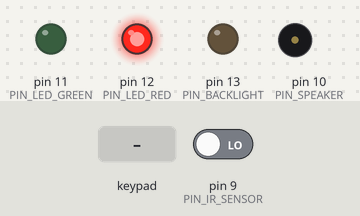
Bench run of a sketch on a simulated Arduino Uno, built with avr-gcc and run on an emulated ATmega328P. On the bench: output pins drawn as LEDs (lit = HIGH), buzzer (waves = sounding). Inputs (shaded band) come from the test bench; at power-on: pin 9 (PIN_IR_SENSOR) LOW. EEPROM starts erased; what the sketch prints to the serial monitor is not drawn.

Above: at 1.2 s.
1.3 s: keypad keys 0 0 0 0 pressed 0.4 s apart
At 4.0 s:
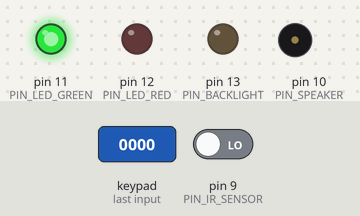
4.4 s: keypad keys 2 3 4 5 pressed 0.4 s apart
At 5.74 s:
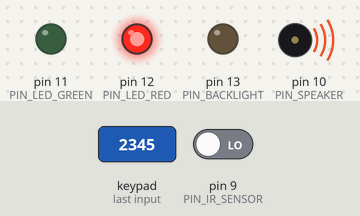
7.5 s: pin 9 (PIN_IR_SENSOR) driven HIGH
At 8.7 s:
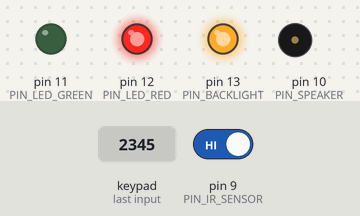
9.0 s: key '*' pressed
At 9.9 s:
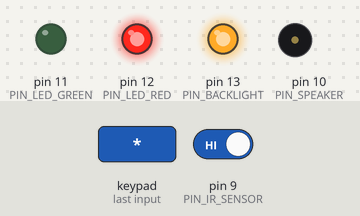
10.5 s: key '#' pressed
12.0 s: keypad keys 0 0 0 0 # pressed 0.4 s apart
At 14.7 s:
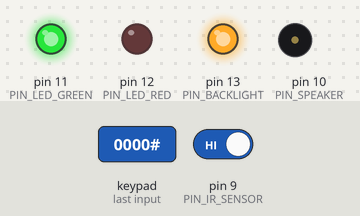
Timing chart, 0 to 16.5 s (numbered marks = the images above; inputs shaded):
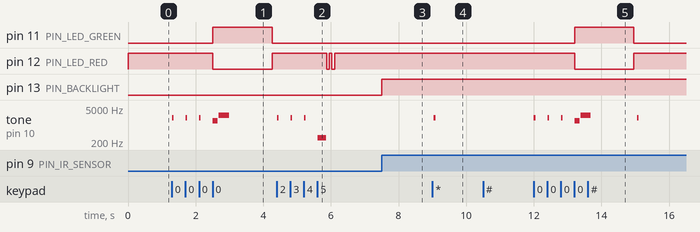

Measured:
- after the input at 1.3 s, pin 11 (PIN_LED_GREEN): LOW → HIGH after 1.2 s, → LOW 1.8 s later; pin 12 (PIN_LED_RED): HIGH → LOW after 1.2 s, → HIGH 1.8 s later; tone on pin 10 (PIN_SPEAKER): plays 2000 Hz for 0.05 s, 2000 Hz for 0.05 s, 2000 Hz for 0.05 s, 1500 Hz for 0.15 s, 2500 Hz for 0.30 s, starting at once
- after the input at 4.4 s, pin 12 (PIN_LED_RED): alternates HIGH for 0.08 s and LOW for 0.08 s, 4 changes in all, then stays HIGH, starting after 1.5 s; tone on pin 10 (PIN_SPEAKER): plays 2000 Hz for 0.05 s, 2000 Hz for 0.05 s, 2000 Hz for 0.05 s, 300 Hz for 0.25 s, starting at once
- after the input at 7.5 s, pin 13 (PIN_BACKLIGHT): LOW → HIGH at once
- after the input at 9.0 s, tone on pin 10 (PIN_SPEAKER): silent → 2000 Hz after 0.05 s, → silent 0.05 s later
- after the input at 10.5 s, every drawn part: stays the same
- after the input at 12.0 s, pin 11 (PIN_LED_GREEN): LOW → HIGH after 1.2 s, → LOW 1.8 s later; pin 12 (PIN_LED_RED): HIGH → LOW after 1.2 s, → HIGH 1.8 s later; tone on pin 10 (PIN_SPEAKER): plays 2000 Hz for 0.05 s, 2000 Hz for 0.05 s, 2000 Hz for 0.05 s, 1500 Hz for 0.15 s, 2500 Hz for 0.30 s, 2000 Hz for 0.05 s, starting at once

The sketch:

sketch_jul5a.ino
```cpp
#include <Keypad.h>
#include <EEPROM.h>

const byte ROWS = 4;
const byte COLS = 3;
char keys[ROWS][COLS] = {
  {'1','2','3'},
  {'4','5','6'},
  {'7','8','9'},
  {'*','0','#'}
};

byte rowPins[ROWS] = {2, 3, 4, 5};
byte colPins[COLS] = {6, 7, 8};

Keypad keypad = Keypad(makeKeymap(keys), rowPins, colPins, ROWS, COLS);

const byte PIN_IR_SENSOR = 9;
const byte PIN_SPEAKER   = 10;
const byte PIN_LED_GREEN = 11;
const byte PIN_LED_RED   = 12;
const byte PIN_BACKLIGHT = 13;

const byte CODE_LENGTH  = 4;
const byte MAX_ATTEMPTS = 3;
const int  EEPROM_ADDR  = 0;
const unsigned long LOCKOUT_MS = 10000;

char storedCode[CODE_LENGTH + 1];
char inputBuffer[CODE_LENGTH + 1];
byte inputPos = 0;
byte wrongAttempts = 0;
byte hashCount = 0;
const byte RESET_HASH_COUNT = 5;

void setup() {
  pinMode(PIN_IR_SENSOR, INPUT);
  pinMode(PIN_SPEAKER,   OUTPUT);
  pinMode(PIN_LED_GREEN, OUTPUT);
  pinMode(PIN_LED_RED,   OUTPUT);
  pinMode(PIN_BACKLIGHT, OUTPUT);
  Serial.begin(9600);
  keypad.setDebounceTime(50);
  loadCode();
  lockedState();
  Serial.println(F("Kodovyi zamok gotov. Vvedite kod:"));
}

void loop() {
  handleBacklight();
  char key = keypad.getKey();
  if (key) {
    beep(50);
    processKey(key);
  }
}

void loadCode() {
  bool valid = true;
  for (byte i = 0; i < CODE_LENGTH; i++) {
    char c = EEPROM.read(EEPROM_ADDR + i);
    if (c < '0' || c > '9') { valid = false; break; }
    storedCode[i] = c;
  }
  storedCode[CODE_LENGTH] = '\0';
  if (!valid) {
    strcpy(storedCode, "0000");
    saveCode(storedCode);
  }
}

void saveCode(const char *code) {
  for (byte i = 0; i < CODE_LENGTH; i++) {
    EEPROM.update(EEPROM_ADDR + i, code[i]);
  }
}

void processKey(char key) {
  if (key == '*') {
    hashCount = 0;
    changeCodeMenu();
    return;
  }
  if (key == '#') {
    resetInput();
    hashCount++;
    if (hashCount >= RESET_HASH_COUNT) {
      factoryReset();
      hashCount = 0;
      return;
    }
    Serial.print(F("Vvod sbroshen. '#' podryad: "));
    Serial.println(hashCount);
    return;
  }
  if (key >= '0' && key <= '9') {
    hashCount = 0;
    if (inputPos < CODE_LENGTH) {
      inputBuffer[inputPos++] = key;
      inputBuffer[inputPos] = '\0';
      Serial.print('*');
    }
    if (inputPos == CODE_LENGTH) {
      checkCode();
    }
  }
}

void factoryReset() {
  strcpy(storedCode, "0000");
  saveCode(storedCode);
  resetInput();
  Serial.println(F("\n!!! SBROS KODA: teper kod = 0000 !!!"));
  for (byte i = 0; i < 3; i++) {
    digitalWrite(PIN_LED_GREEN, HIGH);
    tone(PIN_SPEAKER, 2000, 120);
    delay(160);
    digitalWrite(PIN_LED_GREEN, LOW);
    delay(160);
  }
  lockedState();
}

void checkCode() {
  if (strcmp(inputBuffer, storedCode) == 0) accessGranted();
  else                                      accessDenied();
  resetInput();
}

void accessGranted() {
  Serial.println(F("\nDostup razreshen!"));
  wrongAttempts = 0;
  digitalWrite(PIN_LED_RED, LOW);
  digitalWrite(PIN_LED_GREEN, HIGH);
  successTone();
  Serial.println(F("Zamok OTKRYT..."));
  delay(1250);
  lockedState();
  Serial.println(F("Zamok snova zapert. Vvedite kod:"));
}

void accessDenied() {
  wrongAttempts++;
  Serial.print(F("\nNevernyi kod. Popytka "));
  Serial.print(wrongAttempts);
  Serial.print('/');
  Serial.println(MAX_ATTEMPTS);
  errorTone();
  blinkRed(2);
  if (wrongAttempts >= MAX_ATTEMPTS) lockout();
}

void lockout() {
  Serial.println(F("BLOKIROVKA! Signalizaciya."));
  unsigned long start = millis();
  while (millis() - start < LOCKOUT_MS) {
    digitalWrite(PIN_LED_RED, HIGH);
    tone(PIN_SPEAKER, 1000);
    delay(300);
    digitalWrite(PIN_LED_RED, LOW);
    noTone(PIN_SPEAKER);
    delay(300);
  }
  wrongAttempts = 0;
  lockedState();
  Serial.println(F("Blokirovka snyata. Vvedite kod:"));
}

void changeCodeMenu() {
  Serial.println(F("\n--- Smena koda ---"));
  Serial.println(F("Vvedite tekushchii kod (# - otmena):"));
  char current[CODE_LENGTH + 1];
  if (!readCodeBlocking(current)) return;
  if (strcmp(current, storedCode) != 0) {
    Serial.println(F("Kod neveren. Otmena."));
    errorTone();
    return;
  }
  Serial.println(F("Vvedite NOVYI kod:"));
  char newCode[CODE_LENGTH + 1];
  if (!readCodeBlocking(newCode)) return;
  Serial.println(F("Povtorite NOVYI kod:"));
  char confirm[CODE_LENGTH + 1];
  if (!readCodeBlocking(confirm)) return;
  if (strcmp(newCode, confirm) == 0) {
    strcpy(storedCode, newCode);
    saveCode(storedCode);
    Serial.println(F("Kod izmenen i sohranen v EEPROM!"));
    successTone();
  } else {
    Serial.println(F("Kody ne sovpadayut. Otmena."));
    errorTone();
  }
}

bool readCodeBlocking(char *dest) {
  byte pos = 0;
  while (pos < CODE_LENGTH) {
    handleBacklight();
    char key = keypad.getKey();
    if (key) {
      if (key == '*' || key == '#') {
        Serial.println(F("Otmena"));
        return false;
      }
      if (key >= '0' && key <= '9') {
        beep(50);
        dest[pos++] = key;
        dest[pos] = '\0';
        Serial.print('*');
      }
    }
  }
  Serial.println();
  return true;
}

void resetInput() {
  inputPos = 0;
  inputBuffer[0] = '\0';
}

void lockedState() {
  digitalWrite(PIN_LED_GREEN, LOW);
  digitalWrite(PIN_LED_RED, HIGH);
  resetInput();
}

void handleBacklight() {
  digitalWrite(PIN_BACKLIGHT, digitalRead(PIN_IR_SENSOR) == HIGH ? HIGH : LOW);
}

void beep(int ms)      { tone(PIN_SPEAKER, 2000, ms); }

void successTone() {
  tone(PIN_SPEAKER, 1500, 150); delay(180);
  tone(PIN_SPEAKER, 2500, 300); delay(320);
  noTone(PIN_SPEAKER);
}

void errorTone() {
  tone(PIN_SPEAKER, 300, 250); delay(260);
  noTone(PIN_SPEAKER);
}

void blinkRed(byte times) {
  for (byte i = 0; i < times; i++) {
    digitalWrite(PIN_LED_RED, LOW);  delay(80);
    digitalWrite(PIN_LED_RED, HIGH); delay(80);
  }
}
```
